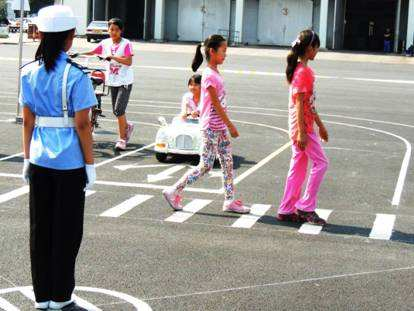
#> input picture Homework9/2.hog_human/people2.jpg, 414 x 311 px
$ python people_detection.py
#> lines starting #> are read from the running program, lines starting #| are printed output that depends on the picture; after the words box and inside, x2 and y2 are one past the last pixel; in counts of white or black regions, pixels touching at a corner belong together; long printed decimals are rounded
import cv2
import numpy as np


#
def is_inside(o, i):
    ox, oy, ow, oh = o
    ix, iy, iw, ih = i
    return ox > ix and oy > iy and ox + ow < ix + iw and oy + oh < iy + ih


#
def draw_person(img, person):
    x, y, w, h = person
    cv2.rectangle(img, (x, y), (x + w, y + h), (0, 255, 255), 2)


#
def main():
    img = cv2.imread("people2.jpg")
#> img is the input picture: shape (311, 414, 3); mean B, G, R 145.5, 146.6, 150.4
    hog = cv2.HOGDescriptor()
    hog.setSVMDetector(cv2.HOGDescriptor_getDefaultPeopleDetector())
    found, w = hog.detectMultiScale(img)
#> found = [[80, 2, 80, 159], [269, 12, 73, 146], [175, 5, 74, 148], [41, 32, 79, 158]]; w = [1.25, 0.58, 0.69, 0.797]
    print("w=")
    print(w)
#| [1.254 0.5797 0.6899 0.7966]
    found_filtered = []
    for ri, r in enumerate(found):
        for qi, q in enumerate(found):
            if ri != qi and is_inside(r, q):
                break
            else:
                found_filtered.append(r)
#> this loop made 4 passes
#> after the loop, found_filtered = 16 items, first 6: [80, 2, 80, 159], [80, 2, 80, 159], [80, 2, 80, 159], [80, 2, 80, 159], [269, 12, 73, 146], [269, 12, 73, 146]
    #
    for person in found_filtered:
        draw_person(img, person)
        cv2.imshow("people detection", img)
#> this loop made 16 passes
#> pass 1, in main, `cv2.imshow("people detection", img)`:
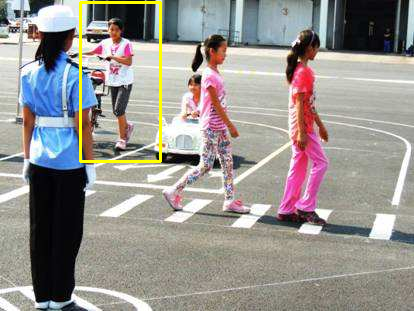
#> window 'people detection': shape (311, 414, 3); mean B, G, R 143.7, 147.8, 151.6
#> after the loop:
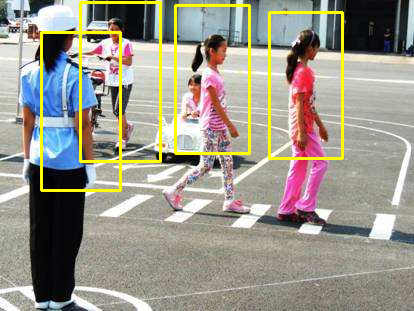
#> img: shape (311, 414, 3); 4.25% of pixels changed, all inside (x1, y1, x2, y2) = (40, 1, 344, 192)
    #
    cv2.waitKey(0)
    cv2.destroyAllWindows()


if __name__ == "__main__":
    main()

$ run again, with Homework9/2.hog_human/people3.jpg copied over Homework9/2.hog_human/people2.jpg
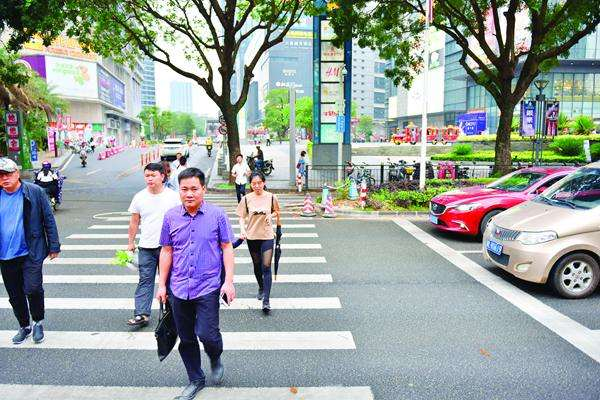
#> input picture Homework9/2.hog_human/people3.jpg, 600 x 400 px
#> in main, img is the input picture: shape (400, 600, 3); mean B, G, R 156.5, 159.6, 150.2
#> in main, `found, w = hog.detectMultiScale(img)`: found = [[222, 165, 83, 166], [99, 139, 110, 220]]; w = [0.718, 1.97]
#| [0.7175 1.970]
#> the loop in main, `for ri, r in enumerate(found):` made 2 passes
#> ri on passes 1 to 2: 0, 1
#> after the loop in main, `for ri, r in enumerate(found):`: found_filtered = [[222, 165, 83, 166], [222, 165, 83, 166], [99, 139, 110, 220], [99, 139, 110, 220]]
#> the loop in main, `for person in found_filtered:` made 4 passes
#> pass 1, in main, `cv2.imshow("people detection", img)`:
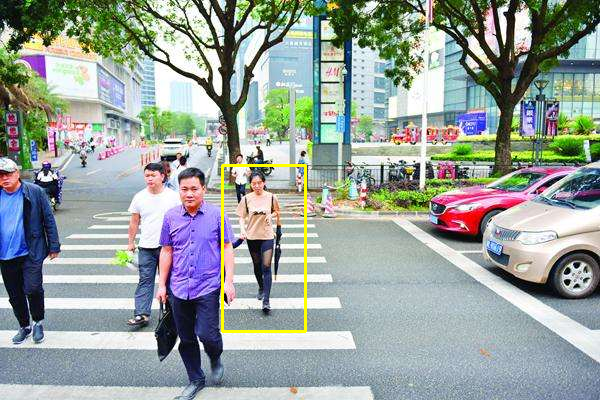
#> window 'people detection': shape (400, 600, 3); mean B, G, R 155.5, 160.2, 150.8
#> after the loop in main, `for person in found_filtered:`:
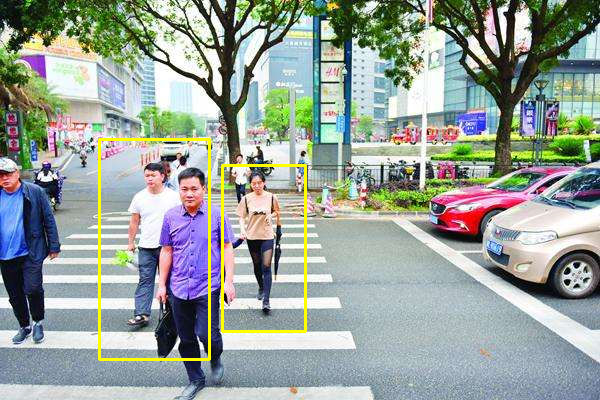
#> img: shape (400, 600, 3); 1.44% of pixels changed, all inside (x1, y1, x2, y2) = (98, 138, 307, 361)
